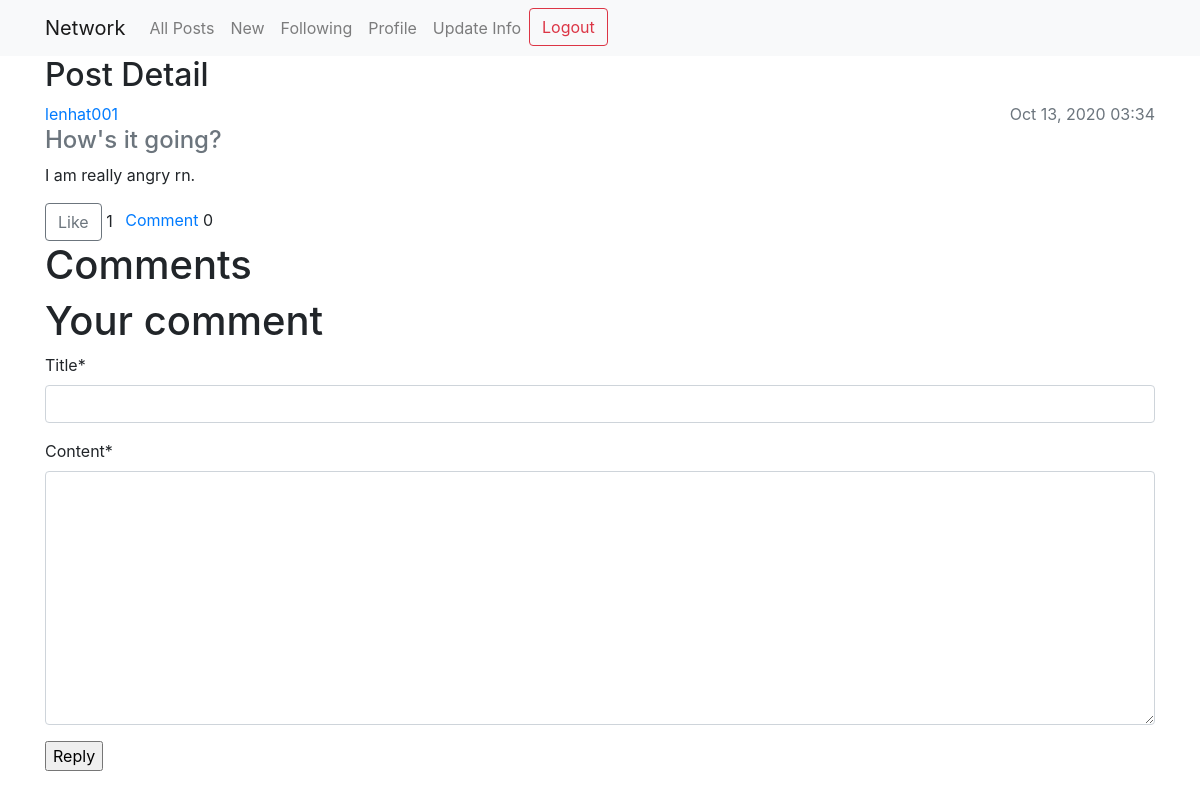
/post/23/ (signed in), run on the app's committed database.
### posts/models.py (models this page shows, shortened)
class Post(models.Model):
    title = models.CharField(max_length=200)
    content = models.TextField()
    date_posted = models.DateTimeField(default=timezone.now)
    author = models.ForeignKey(User, on_delete=models.CASCADE)
    likes = models.ManyToManyField(User, related_name='interesting_posts', blank=True)
    comment_to = models.ForeignKey('self', related_name='comments', blank=True, null=True, on_delete=models.CASCADE)

### posts/views.py (the view, shortened to what this page needs)
# urls.py: path('post/<int:pk>/', views.PostDetailView.as_view(), name='post-detail'),
class PostDetailView(LoginRequiredMixin, CreateView, SingleObjectMixin):
    model = Post
    template_name='posts/detail.html'
    fields = ['title', 'content']
    def get_context_data(self, **kwargs):
        context = super().get_context_data(**kwargs)
        context['post'] = self.get_object()
        paginator = Paginator(self.get_object().comments.order_by('-date_posted'), 10)
        page_obj = paginator.get_page(self.request.GET.get('page'))
        context['page_obj'] = page_obj
        return context

### posts/templates/posts/detail.html (shortened to what this page needs)
{% extends 'users/layout.html' %}
{% load crispy_forms_tags %}
{% load tz %}
{% block body %}
    <h2>Post Detail</h2>
    <div class="post" data-id='{{post.id}}'>
        <div class="flex-jc-sp">
            <a href="{% url 'user-posts' post.author.username %}">{{ post.author.username }}</a>
            <span class="text-muted">{{ post.date_posted|localtime|date:'M d, Y H:i'}}</span>
        </div>
        <a class="text-muted" href="{% url 'post-detail' post.id %}">
            <h4>
                {{ post.title }}
            </h4>
        </a>
        <p>{{ post.content }} </p>
        <button class="btn btn-outline-secondary" id='toggle-like'>
            {% if user in post.likes.all %}
                Liked
            {% else %}
                Like
            {% endif %}
        </button>
        <span class="mr-2" id="number-likes">{{post.likes.count}}</span>
        <a href="{% url 'post-detail' post.id %}">Comment</a>
        <span id='number-comments'>{{post.comments.count}}</span>
    </div>
    <h1>Comments</h1>
    <h1>Your comment</h1>
    <form action="" method="POST">
        {{ form|crispy }}
        <input type="submit" value='Reply'>
    </form>
{% endblock body %}

### users/static/users/main.css (style rules this page uses)
.flex-jc-sp { display: flex; justify-content: space-between; }

### data on the page
Post: author.username "lenhat001", date_posted "Oct 13, 2020 03:34", title "How's it going?", content "I am really angry rn.", likes.count "1", comments.count "0"
